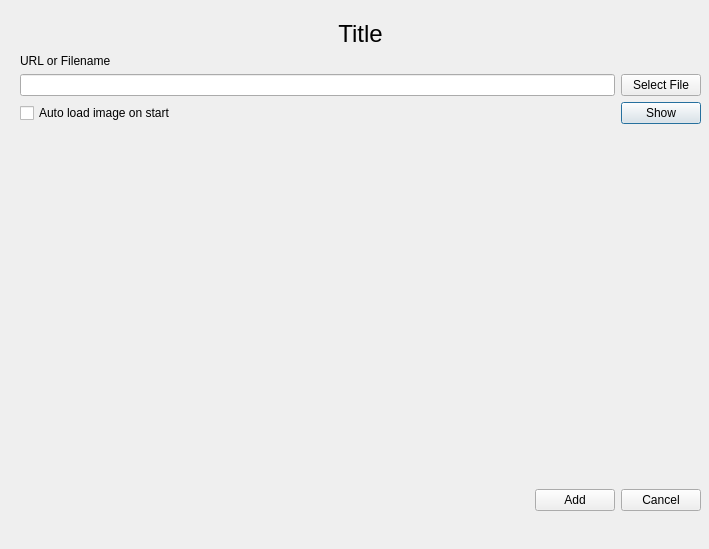
<?xml version="1.0" encoding="UTF-8"?>
<ui version="4.0">
 <class>Dialog</class>
 <widget class="QDialog" name="Dialog">
  <property name="geometry">
   <rect>
    <x>0</x>
    <y>0</y>
    <width>709</width>
    <height>549</height>
   </rect>
  </property>
  <property name="windowTitle">
   <string>Dialog</string>
  </property>
  <widget class="QWidget" name="gridLayoutWidget">
   <property name="geometry">
    <rect>
     <x>20</x>
     <y>20</y>
     <width>681</width>
     <height>491</height>
    </rect>
   </property>
   <layout class="QGridLayout" name="gridLayout">
    <item row="9" column="0" alignment="Qt::AlignRight">
     <widget class="QPushButton" name="btn_add">
      <property name="text">
       <string>Add</string>
      </property>
      <property name="autoDefault">
       <bool>false</bool>
      </property>
     </widget>
    </item>
    <item row="2" column="0">
     <widget class="QLineEdit" name="txt_file"/>
    </item>
    <item row="0" column="0" colspan="2">
     <widget class="QLabel" name="lbl_title">
      <property name="font">
       <font>
        <pointsize>18</pointsize>
       </font>
      </property>
      <property name="text">
       <string>Title</string>
      </property>
      <property name="alignment">
       <set>Qt::AlignCenter</set>
      </property>
     </widget>
    </item>
    <item row="2" column="1">
     <widget class="QPushButton" name="btn_file">
      <property name="text">
       <string>Select File</string>
      </property>
      <property name="autoDefault">
       <bool>false</bool>
      </property>
     </widget>
    </item>
    <item row="9" column="1" alignment="Qt::AlignRight">
     <widget class="QPushButton" name="btn_cancel">
      <property name="text">
       <string>Cancel</string>
      </property>
      <property name="autoDefault">
       <bool>false</bool>
      </property>
     </widget>
    </item>
    <item row="6" column="0" colspan="2" alignment="Qt::AlignHCenter|Qt::AlignVCenter">
     <widget class="QLabel" name="lbl_pic">
      <property name="sizePolicy">
       <sizepolicy hsizetype="Expanding" vsizetype="Expanding">
        <horstretch>0</horstretch>
        <verstretch>0</verstretch>
       </sizepolicy>
      </property>
      <property name="font">
       <font>
        <pointsize>16</pointsize>
       </font>
      </property>
      <property name="text">
       <string/>
      </property>
      <property name="pixmap">
       <pixmap>../images/picture.png</pixmap>
      </property>
      <property name="alignment">
       <set>Qt::AlignCenter</set>
      </property>
     </widget>
    </item>
    <item row="5" column="0" colspan="2">
     <spacer name="verticalSpacer">
      <property name="orientation">
       <enum>Qt::Vertical</enum>
      </property>
      <property name="sizeType">
       <enum>QSizePolicy::MinimumExpanding</enum>
      </property>
      <property name="sizeHint" stdset="0">
       <size>
        <width>20</width>
        <height>20</height>
       </size>
      </property>
     </spacer>
    </item>
    <item row="7" column="0" colspan="2">
     <spacer name="verticalSpacer_2">
      <property name="orientation">
       <enum>Qt::Vertical</enum>
      </property>
      <property name="sizeType">
       <enum>QSizePolicy::MinimumExpanding</enum>
      </property>
      <property name="sizeHint" stdset="0">
       <size>
        <width>20</width>
        <height>20</height>
       </size>
      </property>
     </spacer>
    </item>
    <item row="1" column="0">
     <widget class="QLabel" name="lbl_file">
      <property name="text">
       <string>URL or Filename</string>
      </property>
     </widget>
    </item>
    <item row="3" column="1">
     <widget class="QPushButton" name="btn_show">
      <property name="text">
       <string>Show</string>
      </property>
     </widget>
    </item>
    <item row="3" column="0">
     <widget class="QCheckBox" name="chk_auto_load">
      <property name="text">
       <string>Auto load image on start</string>
      </property>
     </widget>
    </item>
   </layout>
  </widget>
 </widget>
 <resources/>
 <connections/>
</ui>
